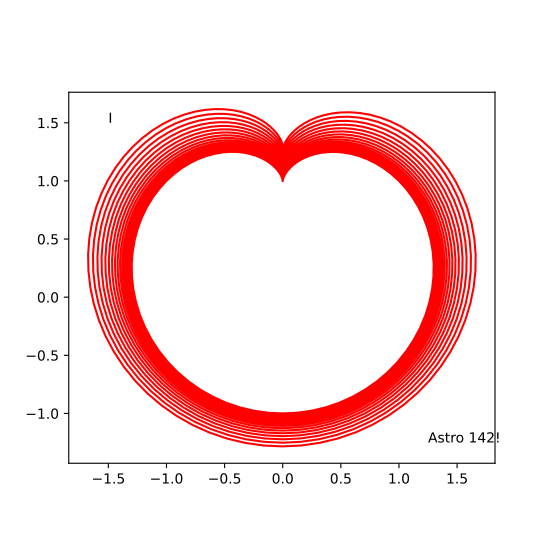

Here is the Python script that generated this plot:
# (c) 2023 Michael Fitzgerald (mpfitz@ucla.edu)
#
# Using parametric data for a single cycle imported from another program, repeates the
# cycle and adds a scale factor to the parametric curve.  Plots the result.
#
# Demonstrates loading a tabular-formatted text file output from C, plotting a curve,
# annotating a plot with text, and exporting a figure to PDF.
#

import numpy as np
import matplotlib as mpl
import pylab
from astropy.io import ascii

n_cyc = 20 # number of cycles

# load previously generated data from C program
fn = 'hw1prob1.txt' # filename
dat = ascii.read(fn, names=('t','x','y'))

n_pt_cyc = len(dat) # number of points per cycle
n_pt = n_cyc*n_pt_cyc # total number of points

# replicate the x and y arrays n_cyc times, keep in single 1d array
xx = np.concatenate([dat['x']]*n_cyc, axis=0)
yy = np.concatenate([dat['y']]*n_cyc, axis=0)

# scale factor
a_min, a_max = 1., 1.3 # range
a_pow = 2. # power-law index
a = a_min*np.exp(np.linspace(0., 1., n_pt)**a_pow * np.log(a_max/a_min))

# 2d points along parametric curve (apply scale factor)
y = a*yy
x = a*xx

# plot points
fig = pylab.figure(figsize=(5.5,5.5))
ax = fig.add_subplot(111, aspect='equal')
ax.plot(x, y, c='r')

# add annotation
ax.text(-1.5, 1.5, "I")
ax.text(1.25, -1.25, "Astro 142!")

# show/save figure
#pylab.draw()
#pylab.show()
fig.savefig("hw1prob1.pdf")
